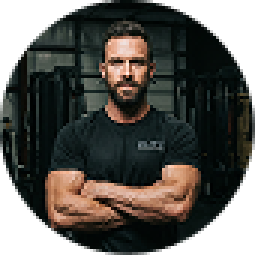
#> input picture datafit/assets/images/Profile_Image.png, 85 x 85 px (shown 3 times larger)
$ python gerar_icones_ios.py ../datafit/assets/images/Profile_Image.png
#> lines starting #> are read from the running program, lines starting #| are printed output that depends on the picture
"""Gera todos os tamanhos do AppIcon.appiconset do iOS a partir de um PNG fonte.

Uso:
    python scripts/gerar_icones_ios.py CAMINHO_DO_ICONE_1024.png

A fonte deve ser quadrada e idealmente 1024x1024. O script:
  - achata transparencia sobre branco (a Apple REJEITA icone com canal alpha)
  - avisa se a fonte for menor que 1024 (upscale = risco de reprovacao)
  - grava os 15 arquivos do iconset

Depois de rodar, conferir a divergencia contra o icone do Android com:
    python scripts/gerar_icones_ios.py --conferir
"""

import os
import sys

from PIL import Image

RAIZ = os.path.dirname(os.path.dirname(os.path.abspath(__file__)))
ICONSET = os.path.join(
    RAIZ, "datafit", "ios", "Runner", "Assets.xcassets", "AppIcon.appiconset"
)
ANDROID_ICON = os.path.join(
    RAIZ, "datafit", "android", "app", "src", "main", "res",
    "mipmap-xxxhdpi", "ic_launcher.png",
)

# (nome do arquivo, lado em px) — conforme o Contents.json padrao do Flutter
TAMANHOS = [
    ("Icon-App-20x20@1x.png", 20),
    ("Icon-App-20x20@2x.png", 40),
    ("Icon-App-20x20@3x.png", 60),
    ("Icon-App-29x29@1x.png", 29),
    ("Icon-App-29x29@2x.png", 58),
    ("Icon-App-29x29@3x.png", 87),
    ("Icon-App-40x40@1x.png", 40),
    ("Icon-App-40x40@2x.png", 80),
    ("Icon-App-40x40@3x.png", 120),
    ("Icon-App-60x60@2x.png", 120),
    ("Icon-App-60x60@3x.png", 180),
    ("Icon-App-76x76@1x.png", 76),
    ("Icon-App-76x76@2x.png", 152),
    ("Icon-App-83.5x83.5@2x.png", 167),
    ("Icon-App-1024x1024@1x.png", 1024),
]


def divergencia(a_path, b_path, lado=192):
    a = Image.open(a_path).convert("RGB").resize((lado, lado))
    b = Image.open(b_path).convert("RGB").resize((lado, lado))
    pa, pb = a.load(), b.load()
    total = sum(
        sum(abs(x - y) for x, y in zip(pa[i, j], pb[i, j]))
        for i in range(lado)
        for j in range(lado)
    )
    return total / (lado * lado * 3 * 255) * 100


def conferir():
    ios = os.path.join(ICONSET, "Icon-App-1024x1024@1x.png")
    d = divergencia(ios, ANDROID_ICON)
    print("Divergencia iOS vs Android: %.2f%%" % d)
    print("OK" if d < 5 else "ATENCAO: icones diferentes — risco de rejeicao")
    return 0


def gerar(origem):
    src = Image.open(origem)
#> src is the input picture: PIL image 85x85 RGBA; mean R, G, B, A 37, 35.4, 30.5, 198.6
    print("Fonte:", origem, src.size, src.mode)
#| Fonte: ../datafit/assets/images/Profile_Image.png (85, 85) RGBA

    if src.width != src.height:
        print("ERRO: a imagem precisa ser quadrada.")
        return 1
    if src.width < 1024:
        print(
            "AVISO: fonte tem %dpx, menor que 1024. O upscale vai borrar e a "
            "Apple pode reprovar por qualidade de icone." % src.width
        )
#| AVISO: fonte tem 85px, menor que 1024. O upscale vai borrar e a Apple pode reprovar por qualidade de icone.

    # Achata alpha sobre branco — icone da App Store nao pode ter transparencia.
    if src.mode in ("RGBA", "LA", "P"):
        src = src.convert("RGBA")
        fundo = Image.new("RGB", src.size, (255, 255, 255))
#> fundo: PIL image 85x85 RGB; every value is 255
        fundo.paste(src, mask=src.split()[-1])
        src = fundo
        print("Canal alpha achatado sobre branco.")
    else:
        src = src.convert("RGB")

    os.makedirs(ICONSET, exist_ok=True)
    for nome, lado in TAMANHOS:
        src.resize((lado, lado), Image.LANCZOS).save(
            os.path.join(ICONSET, nome), "PNG", optimize=True
        )
        print("  %-32s %dx%d" % (nome, lado, lado))
#> this loop made 15 passes
#> pass 1, in gerar, `src.resize((lado, lado), Image.LANCZOS).save( os.path.join(ICONSET, no..`:
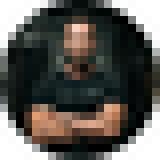
#> saved as Icon-App-20x20@1x.png: PIL image 20x20 RGB (shown 8 times larger); mean R, G, B 92.2, 90, 85.2
#> pass 2, in gerar, `src.resize((lado, lado), Image.LANCZOS).save( os.path.join(ICONSET, no..`:
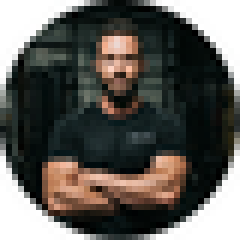
#> saved as Icon-App-20x20@2x.png: PIL image 40x40 RGB (shown 6 times larger); mean R, G, B 92.8, 90.8, 86

    print("\n%d arquivos gravados em:\n  %s" % (len(TAMANHOS), ICONSET))
#| 15 arquivos gravados em:
#|   datafit/ios/Runner/Assets.xcassets/AppIcon.appiconset
    if os.path.exists(ANDROID_ICON):
        print("\nDivergencia vs Android: %.2f%%" % divergencia(
            os.path.join(ICONSET, "Icon-App-1024x1024@1x.png"), ANDROID_ICON))
    return 0


if __name__ == "__main__":
    if len(sys.argv) < 2:
        print(__doc__)
        sys.exit(1)
    sys.exit(conferir() if sys.argv[1] == "--conferir" else gerar(sys.argv[1]))
#> (the program exits here)
